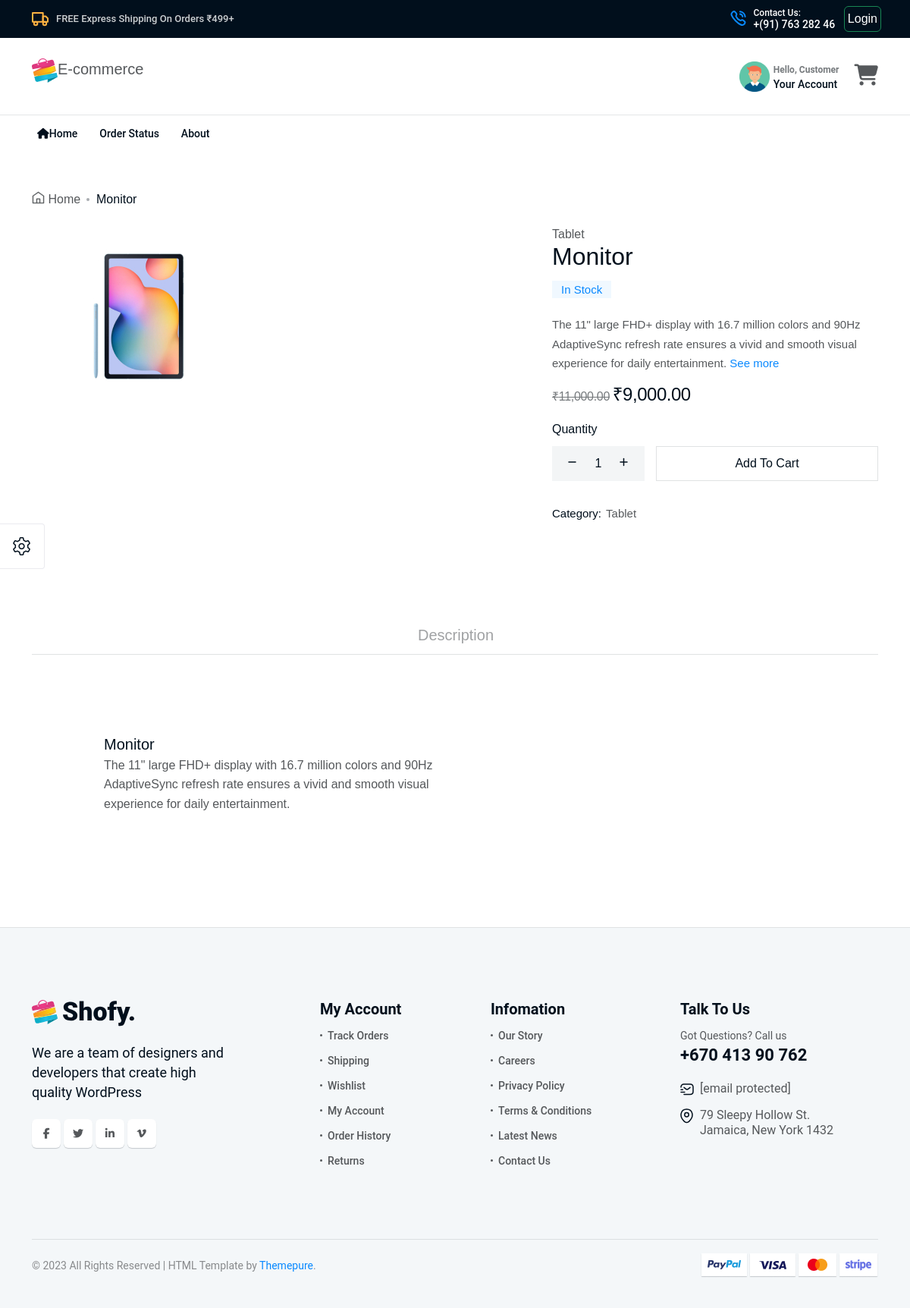
The app's page /product/monitor with its own data.
### tables this page shows
CREATE TABLE `ec_product` (
  `id` int(11) NOT NULL,
  `pro_id` int(10) DEFAULT NULL,
  `category` int(10) DEFAULT NULL,
  `sub_category` text DEFAULT NULL,
  `pro_name` text DEFAULT NULL,
  `brand` varchar(50) DEFAULT NULL,
  `featured` text DEFAULT NULL,
  `highlights` text DEFAULT NULL,
  `discription` text DEFAULT NULL,
  `meta_tittle` text DEFAULT NULL,
  `meta_keywords` text DEFAULT NULL,
  `meta_desc` text DEFAULT NULL,
  `pro_main_image` varchar(255) DEFAULT NULL,
  `gallery_image` varchar(255) DEFAULT NULL,
  `stock` int(5) DEFAULT NULL,
  `mrp` float DEFAULT NULL,
  `selling_pricce` float DEFAULT NULL,
  `sold` int(5) DEFAULT NULL,
  `status` int(5) DEFAULT NULL,
  `added_on` varchar(30) DEFAULT NULL,
  `updated_on` varchar(30) DEFAULT NULL,
  `ip` varchar(30) DEFAULT NULL,
  `slug` text DEFAULT NULL
);

CREATE TABLE `ec_category` (
  `id` int(11) NOT NULL,
  `cate_id` int(10) DEFAULT NULL,
  `cate_name` varchar(50) DEFAULT NULL,
  `parent_id` text DEFAULT NULL,
  `Cat_image` text DEFAULT NULL,
  `slug` text DEFAULT NULL,
  `status` int(5) DEFAULT NULL,
  `added_on` varchar(30) DEFAULT NULL,
  `updated_on` varchar(30) DEFAULT NULL
);

### application/controllers/Home_ctr.php (called while the page is built, shortened)
<?php
class Home_ctr extends CI_Controller {
    public function __construct() {
        $this->load->model('Home_model');
    }
public function product_details($slug) {
$data['arr']= $this->Home_model->Get_Product_detail($slug);
$this->load->view('front/product_details',$data);
}
}

### index.php (called while the page is built, shortened)
<?php
require_once BASEPATH.'core/CodeIgniter.php';

### application/models/Home_model.php (called while the page is built, shortened)
<?php
class Home_model extends CI_Model {
        public function cat_name($cate_id){
        $q=$this->db->where('cate_id',$cate_id)->get('ec_category');
        if($q->num_rows()> 0){
            return $q->row()->cate_name;
            }
            else{
                return false;
            }
        }
        public function Get_Product_detail($slug){
            $q=$this->db->where(['slug'=>$slug ,'status'=>1])->get('ec_product');
            if($q->num_rows()> 0){
                return $q->row();
                }
                else{
                    return false;
                }
        }
}

### application/views/front/product_details.php (the view, shortened to what this page needs)
<!doctype html>
<html class="no-js" lang="zxx">
<head>
   </head>
   <body>
      <main>
<section class="breadcrumb__area breadcrumb__style-2 include-bg pt-50 pb-20">
   <div class="container">
      <div class="row">
         <div class="col-xxl-12">
            <div class="breadcrumb__content p-relative z-index-1">
               <div class="breadcrumb__list has-icon">
                  <span class="breadcrumb-icon">
                  </span>
                  <span><a href="#">Home</a></span>
                  <span><?=$arr->pro_name?></span>
               </div>
            </div>
         </div>
      </div>
   </div>
</section>
<section class="tp-product-details-area">
   <div class="tp-product-details-top pb-115">
      <div class="container">
         <div class="row">
            <div class="col-xl-7 col-lg-6">
               <div class="tp-product-details-thumb-wrapper tp-tab d-sm-flex">
                  <div class="tab-content m-img" id="productDetailsNavContent">
                     <div class="tab-pane fade show active" id="nav-1" role="tabpanel" aria-labelledby="nav-1-tab" tabindex="0">
                        <div class="tp-product-details-nav-main-thumb">
                           <img src="uploads/<?=$arr->pro_main_image?>" alt="">
                        </div>
                     </div>
                   </div>
               </div>
            </div>
            <div class="col-xl-5 col-lg-6">
               <div class="tp-product-details-wrapper">
                  <div class="tp-product-details-category">
                     <span><?=$this->Home_model->cat_name($arr->category)?></span>
                  </div>
                  <h3 class="tp-product-details-title"><?=$arr->pro_name?></h3>
                  <div class="tp-product-details-inventory d-flex align-items-center mb-10">
                     <div class="tp-product-details-stock mb-10">
                        <?php if($arr->stock>0):?>
                        <span>In Stock</span>
                        <?php else:?>
                           <span>Out of Stock</span>
                           <?php endif;?>
                     </div>
                  </div>
                  <p><?=$arr->highlights?> <span>See more</span></p>
                  <div class="tp-product-details-price-wrapper mb-20">
                     <span class="tp-product-details-price old-price">₹<?=number_format($arr->selling_pricce,2)?></span>
                     <span class="tp-product-details-price new-price">₹<?=number_format($arr->mrp,2)?></span>
                  </div>
                  <?=form_open('Cart_ctr/add_to_cart')?>
                  <div class="tp-product-details-action-wrapper">
                     <h3 class="tp-product-details-action-title">Quantity</h3>
                     <div class="tp-product-details-action-item-wrapper d-flex align-items-center">
                        <div class="tp-product-details-quantity">
                           <div class="tp-product-quantity mb-15 mr-15">
                              <span class="tp-cart-minus">
                                 <svg width="11" height="2" viewBox="0 0 11 2" fill="none" xmlns="http://www.w3.org/2000/svg">
                                    <path d="M1 1H10" stroke="currentColor" stroke-width="1.5" stroke-linecap="round" stroke-linejoin="round"/>
                                 </svg>
                              </span>
                              <input class="tp-cart-input" type="text" name="pro_qty" value="1">
                              <span class="tp-cart-plus">
                              </span>
                           </div>
                        </div>
                        <div class="tp-product-details-add-to-cart mb-15 w-100">
                           <button class="tp-product-details-add-to-cart-btn w-100">Add To Cart</button>
                        </div>
                     </div>
                  </div>
                  <?=form_close()?>
                  <div class="tp-product-details-query">
                     <div class="tp-product-details-query-item d-flex align-items-center">
                        <span>Category:  </span>
                        <p><?=$this->Home_model->cat_name($arr->category)?></p>
                     </div>
                  </div>
               </div>
            </div>
         </div>
      </div>
   </div>
   <div class="tp-product-details-bottom pb-20">
      <div class="container">
         <div class="row">
            <div class="col-xl-12">
               <div class="tp-product-details-tab-nav tp-tab">
                  <nav>
                     <div class="nav nav-tabs justify-content-center p-relative tp-product-tab" id="navPresentationTab" role="tablist">
                       <button class="nav-link" id="nav-description-tab" data-bs-toggle="tab" data-bs-target="#nav-description" type="button" role="tab" aria-controls="nav-description" aria-selected="true">Description</button>
                     </div>
                   </nav>
                   <div class="tab-content" id="navPresentationTabContent">
                     <div class="tab-pane active" id="nav-description" role="tabpanel" aria-labelledby="nav-description-tab" tabindex="0">
                        <div class="tp-product-details-desc-wrapper pt-80">
                           <div class="row justify-content-center">
                              <div class="col-xl-10">
                                 <div class="tp-product-details-desc-item pb-105">
                                    <div class="row">
                                       <div class="col-lg-6">
                                          <div class="tp-product-details-desc-content pt-25">
                                             <span><?=$arr->pro_name?></span>
                                             <p><?=$arr->discription?></p>
                                          </div>
                                       </div>
                                       </div>
                                    </div>
                                 </div>
                              </div>
                           </div>
                        </div>
                     </div>
                   </div>
               </div>
            </div>
         </div>
      </div>
</section>
</main>
		</body>
		</html>

### assets_front/css/spacing.css (style rules this page uses)
.mb-10 { margin-bottom:10px }
.mb-15 { margin-bottom:15px }
.mb-20 { margin-bottom:20px }
.mr-15 { margin-right:15px }
.pt-25 { padding-top:25px }
.pt-50 { padding-top:50px }
.pt-80 { padding-top:80px }
.pb-20 { padding-bottom:20px }
.pb-105 { padding-bottom:105px }
.pb-115 { padding-bottom:115px }

### records on screen
ec_product: pro_name "Monitor", pro_main_image (picture), category.cate_name "Tablet", highlights "The 11\" large FHD+ display with 16.7 million colors and 90Hz AdaptiveSync refresh rate ensures a vivid and smooth visual experience for daily entertainment.", selling_pricce "11,000.00", mrp "9,000.00", discription "The 11\" large FHD+ display with 16.7 million colors and 90Hz AdaptiveSync refresh rate ensures a vivid and smooth visual experience for daily entertainment."

### other values on screen
$this->session->userdata('username') "Customer"
